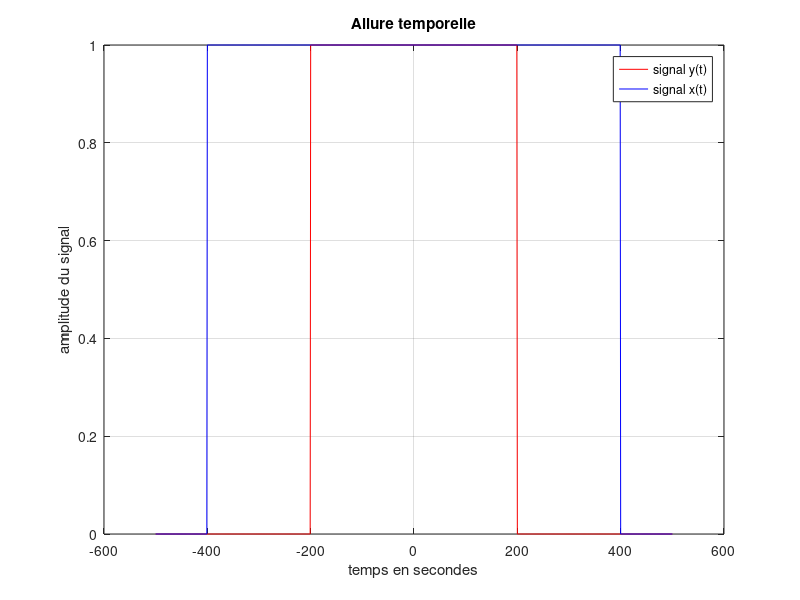
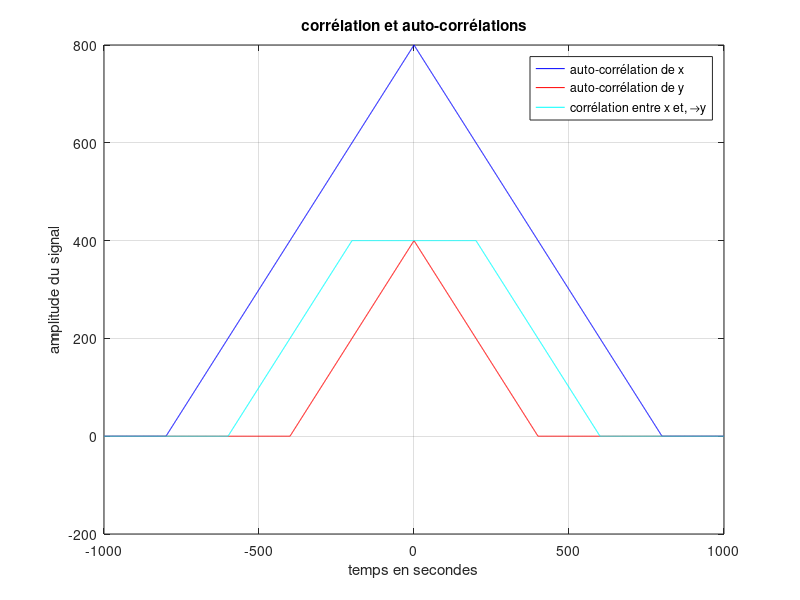
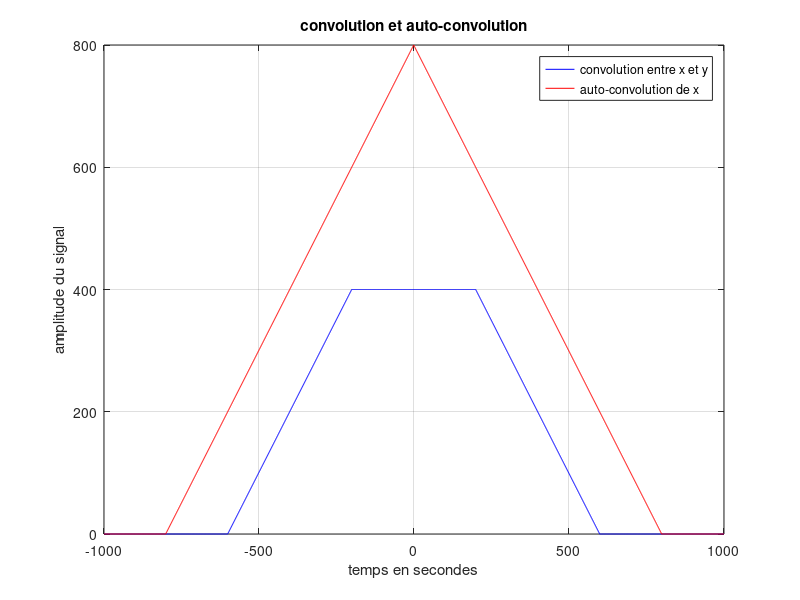

Reproduce these figures in MATLAB, in order.

clear all;
close all;
clc;
t=-500:1:500;
x = rectpuls(t,800); % x(t) = 0 si t < -T/2 ou T/2 < t
y = rectpuls(t,400); % x(t) = 1 sinon
figure(1);clf
plot(t,y,'r',t,x,'b');
grid;
title('Allure temporelle');
xlabel('temps en secondes');
ylabel('amplitude du signal');
legend('signal y(t)','signal x(t)');
[Cxy,lagsxy] = xcorr(x,y); % corrélation entre x et y
[ACx,lagsx] = xcorr(x); % auto-corrélation de x
[ACy,lagsy] = xcorr(y); % auto-corrélation de y
figure(2);clf
plot(lagsxy,ACx,'b');hold on;
plot(lagsxy,ACy,'r');hold on;
plot(lagsxy,Cxy,'c');
grid;
title('corrélation et auto-corrélations');
xlabel('temps en secondes');
ylabel('amplitude du signal');
legend('auto-corrélation de x','auto-corrélation de y','corrélation entre x et, →y');
CVxy = conv(x,y); % convolution entre x et y
CVx = conv(x,x); % auto-convolution de x
figure(3);clf
plot(lagsxy,CVxy,'b');hold on;
plot(lagsxy,CVx,'r');
grid;
title('convolution et auto-convolution');
xlabel('temps en secondes');
ylabel('amplitude du signal');
legend('convolution entre x et y','auto-convolution de x');